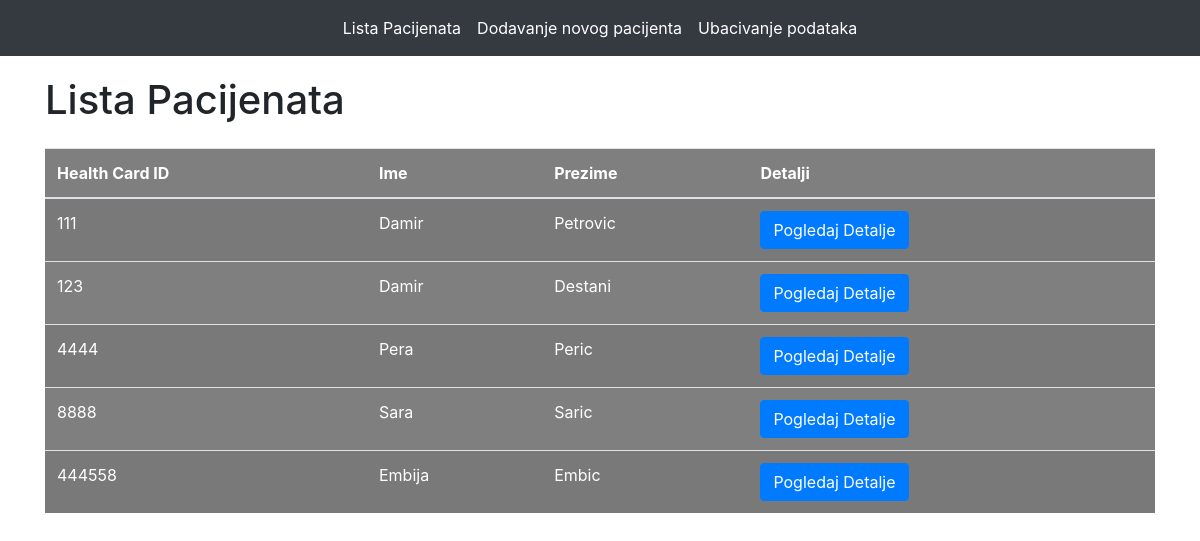
/index, run on the app's committed database.
### tables this page shows
CREATE TABLE pacijenti (
                 health_card_id INTEGER PRIMARY KEY,
                 first_name TEXT NOT NULL,
                 last_name TEXT NOT NULL);

### app.py (the view)
@app.route('/index')
def index():
    conn = sqlite3.connect('patients.db')
    c = conn.cursor()
    c.execute('SELECT health_card_id, first_name, last_name FROM pacijenti')
    patients = c.fetchall()
    conn.close()
    return render_template('index.html', patients=patients)

### templates/index.html (shortened to what this page needs)
{% extends 'base.html' %}
{% block content %}
<h1>Lista Pacijenata</h1>
<table class="table table-striped mt-4">
    <thead>
        <tr>
            <th>Health Card ID</th>
            <th>Ime</th>
            <th>Prezime</th>
            <th>Detalji</th>
        </tr>
    </thead>
    <tbody>
        {% for patient in patients %}
        <tr>
            <td>{{ patient[0] }}</td>
            <td>{{ patient[1] }}</td>
            <td>{{ patient[2] }}</td>
            <td>
                <a href="{{ url_for('pacijenti_detalji', health_card_id=patient[0]) }}" class="btn btn-primary">
                    Pogledaj Detalje
                </a>
            </td>
        </tr>
        {% endfor %}
    </tbody>
</table>
{% endblock %}

### templates/base.html (shortened to what this page needs)
<!DOCTYPE html>
<html lang="en">
<head>
    <link rel="stylesheet" href="https://stackpath.bootstrapcdn.com/bootstrap/4.3.1/css/bootstrap.min.css">
</head>
<body>
    <nav class="navbar navbar-expand-lg navbar-dark bg-dark">
        <div class="collapse navbar-collapse" id="navbarNav">
            <ul class="navbar-nav mx-auto">
                <li class="nav-item">
                    <a class="nav-link" href="{{ url_for('index') }}">Lista Pacijenata</a>
                </li>
                <li class="nav-item">
                    <a class="nav-link" href="{{ url_for('add_patient') }}">Dodavanje novog pacijenta</a>
                </li>
                <li class="nav-item">
                    <a class="nav-link" href="{{ url_for('add_patient_data') }}">Ubacivanje podataka</a>
                </li>
            </ul>
        </div>
    </nav>
    <div class="container">
        {% block content %}{% endblock %}
    </div>
</body>
</html>

### data on the page
pacijenti: health_card_id "111", first_name "Damir", last_name "Petrovic"
pacijenti: health_card_id "123", first_name "Damir", last_name "Destani"
pacijenti: health_card_id "4444", first_name "Pera", last_name "Peric"
pacijenti: health_card_id "8888", first_name "Sara", last_name "Saric"
pacijenti: health_card_id "444558", first_name "Embija", last_name "Embic"
